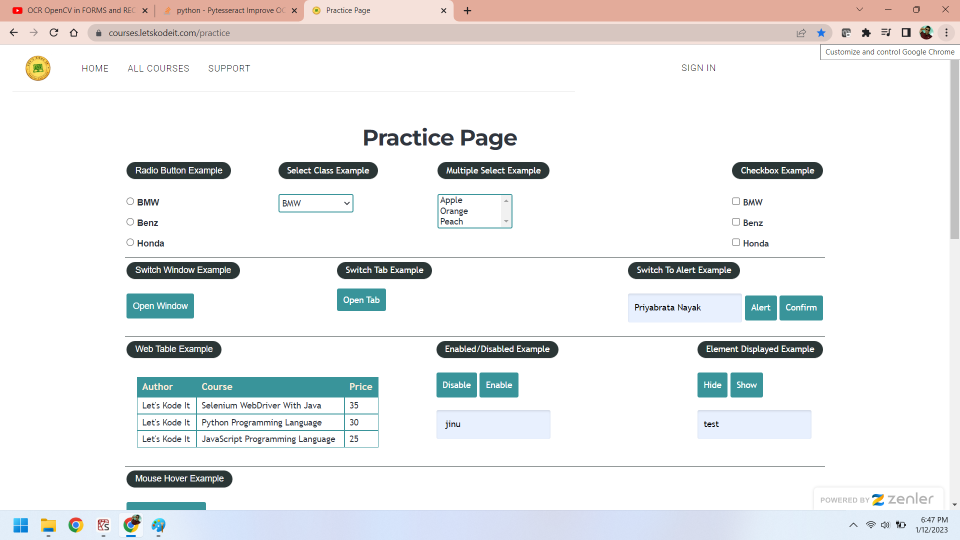
#> input picture images/screen.png, 1920 x 1080 px, found by its file name (shown at 1/2 size)
$ python imageProcessing.py
#> lines starting #> are read from the running program, lines starting #| are printed output that depends on the picture; after the words box and inside, x2 and y2 are one past the last pixel; in counts of white or black regions, pixels touching at a corner belong together
# -*- coding: utf-8 -*-
"""
Created on Wed Jan 11 15:46:54 2023

@author: biswa
"""

# -*- coding: utf-8 -*-
"""
Created on Mon Jan  3 20:16:41 2022

@author: 028906744
"""
import cv2
import numpy as np
import pytesseract
# adds image processing capabilities
from PIL import Image

per=25
roi=[[1251, 589, 1481, 648],[869, 823, 1103, 884],[1391, 825, 1625, 881]]
offset=0#30
addition=0#25
height=0#10
# opening an image from the source path
#img = Image.open(r'C:\Users\biswa\Downloads\screen.png')

img=cv2.imread(r'C:\Users\biswa\Downloads\screen.png')
#> img is the input picture: shape (1080, 1920, 3); mean B, G, R 236.4, 236, 235.2
imgmask=np.zeros_like(img)

# path where the tesseract module is installed
pytesseract.pytesseract.tesseract_cmd ='C:\Program Files\Tesseract-OCR/tesseract.exe'


for data in roi:
    #cv2.rectangle(img,(offset+data[0],data[1]),(data[0]+offset+data[2]+addition,data[1]+data[3]+height),(255,0,0))
    cv2.rectangle(img,(data[0],data[1]),(data[2],data[3]),(255,0,0),2)
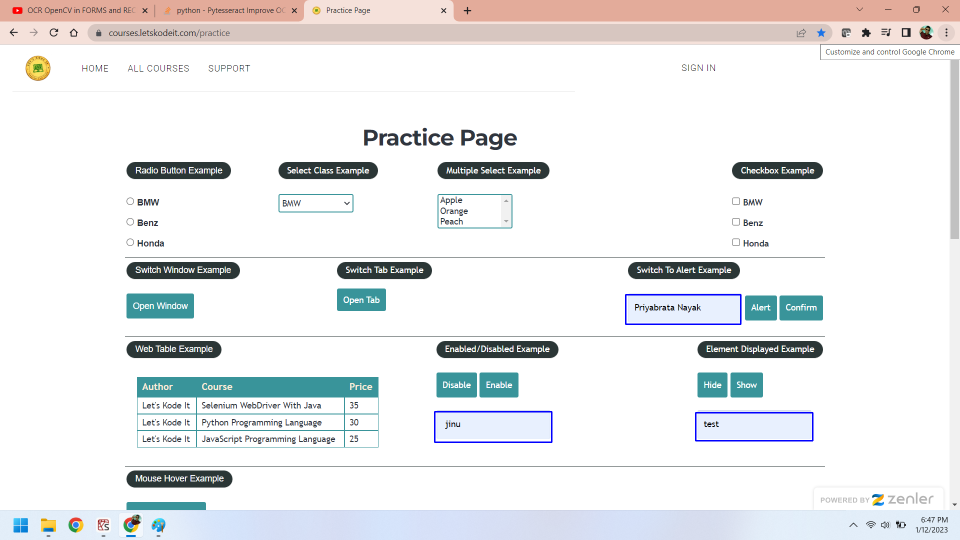
#> img: shape (1080, 1920, 3) (shown at 1/2 size); 0.25% of pixels changed, all inside (x1, y1, x2, y2) = (868, 588, 1627, 886)

    #img=cv2.addWeighted(img,0.99,imgmask,0.1,0)

#img=cv2.resize(img,)
cv2.imshow("screen",img)
cv2.waitKey(0)
